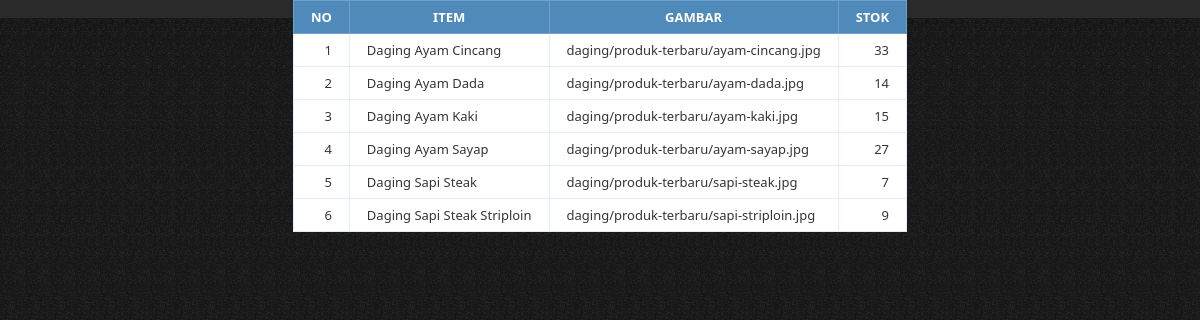
The app's page /proses2.php with its own data.
### tables this page shows
CREATE TABLE IF NOT EXISTS `daging` (
  `id` int(100) NOT NULL AUTO_INCREMENT,
  `kategori` varchar(32) NOT NULL,
  `nama_daging` varchar(32) NOT NULL,
  `deskripsi` varchar(32) NOT NULL,
  `gambar` varchar(128) NOT NULL,
  `produk-unggulan` varchar(32) NOT NULL,
  `harga` int(11) NOT NULL,
  `status` varchar(32) NOT NULL,
  `stok` int(100) NOT NULL,
  `paling_dicari` varchar(32) NOT NULL,
  PRIMARY KEY (`id`)
);

### proses2.php (the view, shortened to what this page needs)
<link rel="stylesheet" href="css/style.css" type="text/css" media="all" />
<p align="center">
<table class="demo-table" >
						<thead>
  					<tr>
                    <th><center>No</center></th>
					<th><center>Item</center></th>
					<th><center>Gambar</center></th>
					<th><center>Stok</center></th>
				</tr>
				</thead>
				<?php
				 $no_urut = 0;
				 $search = $_POST['search'];
				 $query = "SELECT * FROM daging WHERE nama_daging LIKE '%$search%'";
				 $result = mysql_query($query);
				 while($data = mysql_fetch_array($result)) {
				  $no_urut++;
				  echo "<tr>
				     <td>$no_urut</td>
				     <td>".$data['nama_daging']."</td>
				     <td>".$data['gambar']."</td>
				     <td>".$data['stok']."</td>
				  <tr>";
				 }
				?>
				</table>
				</p>

### css/style.css (style rules this page uses)
* { margin: 0; padding: 0; outline: 0; }

### proses2.php (style rules this page uses)
.demo-table { border-collapse: collapse; font-size: 13px; }
.demo-table th, .demo-table td { border: 1px solid #e1edff; padding: 7px 17px; }
.demo-table thead th { background-color: #508abb; color: #FFFFFF; border-color: #6ea1cc !important; text-transform: uppercase; }
.demo-table tbody td { color: #353535; }
.demo-table tbody td:first-child, .demo-table tbody td:last-child, .demo-table tbody td:nth-child(4) { text-align: right; }
.demo-table tbody tr:nth-child(odd) td { background-color: #ffffff; }

### records on screen
daging: nama_daging "Daging Ayam Cincang", gambar "daging/produk-terbaru/ayam-cincang.jpg", stok "33"
daging: nama_daging "Daging Ayam Dada", gambar "daging/produk-terbaru/ayam-dada.jpg", stok "14"
daging: nama_daging "Daging Ayam Kaki", gambar "daging/produk-terbaru/ayam-kaki.jpg", stok "15"
daging: nama_daging "Daging Ayam Sayap", gambar "daging/produk-terbaru/ayam-sayap.jpg", stok "27"
daging: nama_daging "Daging Sapi Steak", gambar "daging/produk-terbaru/sapi-steak.jpg", stok "7"
daging: nama_daging "Daging Sapi Steak Striploin", gambar "daging/produk-terbaru/sapi-striploin.jpg", stok "9"
